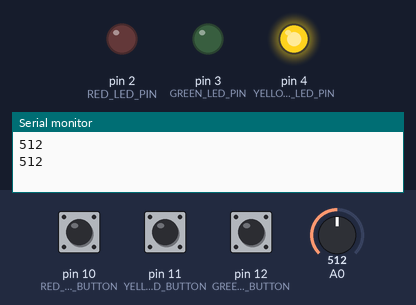
Bench run of a sketch on a simulated Arduino Uno, built with avr-gcc and run on an emulated ATmega328P. On the bench: output pins drawn as LEDs (lit = HIGH), the last lines printed to the serial monitor. The test bench sets the inputs (shaded band); at power-on: A0 = 512, pin 10 (RED_LED_BUTTON) HIGH, pin 11 (YELLOW_LED_BUTTON) HIGH, pin 12 (GREEN_LED_BUTTON) HIGH. Random numbers use the default seed unless the sketch sets one.

Above: at 5.3 s.
5.4 s: A0 set to 716
At 6.8 s:
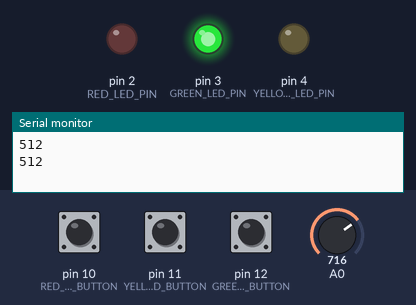
At 12.8 s:
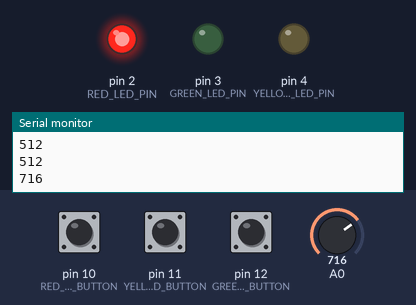
17.3 s: A0 set to 511
22.7 s: A0 set to 306
At 29.9 s:
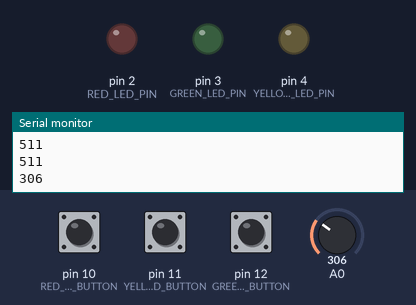
Timing chart, 0 to 34.1 s (numbered marks = the images above; inputs shaded):
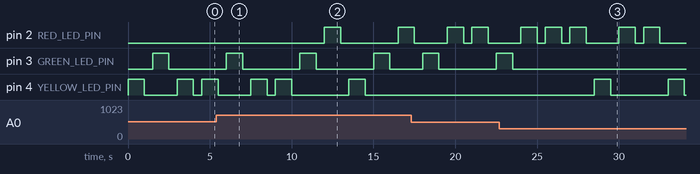

Measured:
- after the input at 5.4 s, pin 2 (RED_LED_PIN): LOW → HIGH after 6.6 s, → LOW 1.0 s later, → HIGH 3.5 s later
- after the input at 22.7 s, pin 4 (YELLOW_LED_PIN): alternates HIGH for 1.0 s and LOW for 3.5 s, starting after 5.8 s
- by itself, pin 3 (GREEN_LED_PIN): alternates HIGH for 1.0 s and LOW for 3.5 s

The sketch:

Alura_POC_Arduino.ino
```cpp
#define RED_LED_PIN 2
#define GREEN_LED_PIN 3
#define YELLOW_LED_PIN 4
#define RED_LED_BUTTON 10
#define YELLOW_LED_BUTTON 11
#define GREEN_LED_BUTTON 12
#define LENGTH_OF_LED_lIST 3
#define SECOND 1000
#define HALF_SECOND 500


int ledList[LENGTH_OF_LED_lIST];

void setup() {
  // put your setup code here, to run once:
  Serial.begin(9600);
  initializePorts();
  startGame();
}

void initializePorts() {
  pinMode(RED_LED_PIN, OUTPUT);
  pinMode(GREEN_LED_PIN, OUTPUT);
  pinMode(YELLOW_LED_PIN, OUTPUT);
  pinMode(RED_LED_BUTTON, INPUT_PULLUP);
  pinMode(YELLOW_LED_BUTTON, INPUT_PULLUP);
  pinMode(GREEN_LED_BUTTON, INPUT_PULLUP);


}

void startGame() {
  int potentiometer = analogRead(0);
  Serial.println(potentiometer);
  randomSeed(potentiometer);
  for (int index = 0; index < LENGTH_OF_LED_lIST ; index++) {
    ledList[index] = sortColor();
  }


}

int sortColor() {
  // random(n1,n2) intervalo aberto no número n2
  return random(RED_LED_PIN, YELLOW_LED_PIN + 1);
}

void loop() {
  // put your main code here, to run repeatedly:

    for(int index = 0; index< LENGTH_OF_LED_lIST; index++){
    flashesLed(ledList[index]);
    }
  //  int redButtonState = digitalRead(RED_LED_BUTTON);


  checkPlayerResponse();
  startGame();

}


void checkPlayerResponse() {
  if (digitalRead(RED_LED_BUTTON) == LOW) {
    return flashesLed(RED_LED_PIN);
  }
  if (digitalRead(GREEN_LED_BUTTON) == LOW) {
    return flashesLed(GREEN_LED_PIN);
  }
  if (digitalRead(YELLOW_LED_BUTTON) == LOW) {
    return flashesLed(YELLOW_LED_PIN);
  }

}
void flashesLed(int ledPin) {
  digitalWrite(ledPin, HIGH);
  delay(SECOND);
  digitalWrite(ledPin, LOW);
  delay(HALF_SECOND);
}

void flashesAllLeds() {
  digitalWrite(RED_LED_PIN, HIGH);
  digitalWrite(GREEN_LED_PIN, HIGH);
  digitalWrite(YELLOW_LED_PIN, HIGH);

  delay(SECOND);
  digitalWrite(RED_LED_PIN, LOW);
  digitalWrite(GREEN_LED_PIN, LOW);
  digitalWrite(YELLOW_LED_PIN, LOW);

  delay(HALF_SECOND);
}
```
